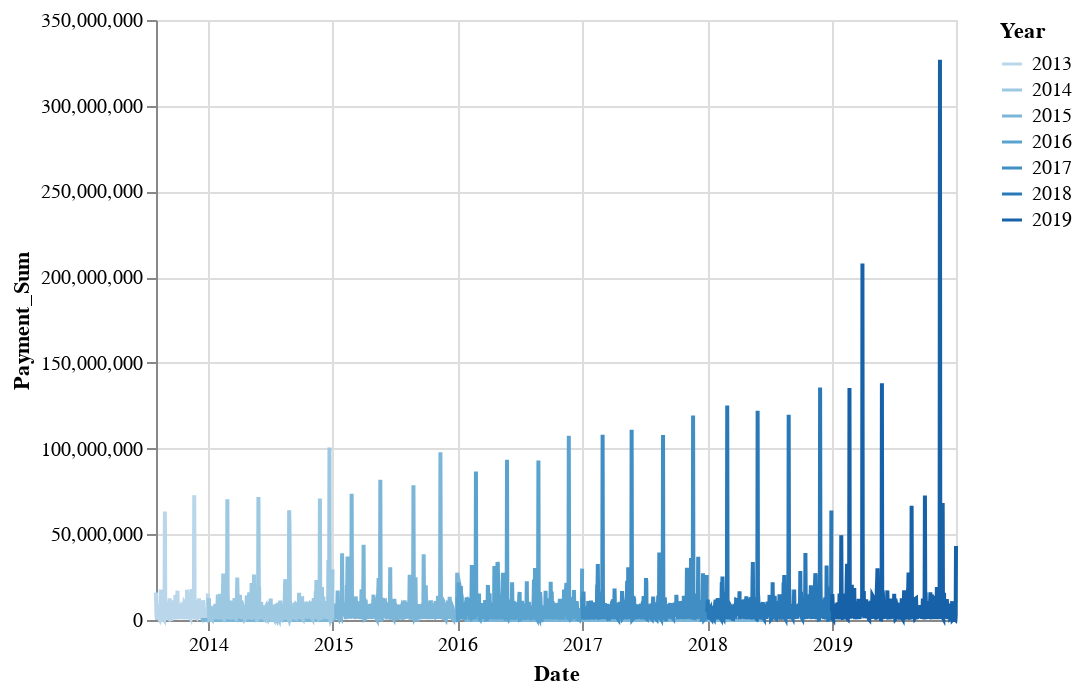

Notebook cell for this chart:
### Markdown cell above
### FAILURE

### Code cell
alt.Chart(date_agg).mark_line().encode(
    x='Date:T',
    y=alt.Y('Payment_Sum:Q'),
    color=alt.Color('Year:O')
)

### Figure 1 — Vega-Lite specification as saved in the notebook (floating-point values rounded to 4 significant figures; data arrays with more than 128 entries replaced by an {"elided": "..."} marker saying what was removed)
{"config": {"view": {"continuousWidth": 400, "continuousHeight": 300}}, "data": {"name": "data-3f2550212418441e907b8ca08e65d53b"}, "mark": "line", "encoding": {"color": {"type": "ordinal", "field": "Year"}, "x": {"type": "temporal", "field": "Date"}, "y": {"type": "quantitative", "field": "Payment_Sum"}}, "$schema": "https://vega.github.io/schema/vega-lite/v4.8.1.json", "datasets": {"data-3f2550212418441e907b8ca08e65d53b": {"elided": "2468 records"}}}
